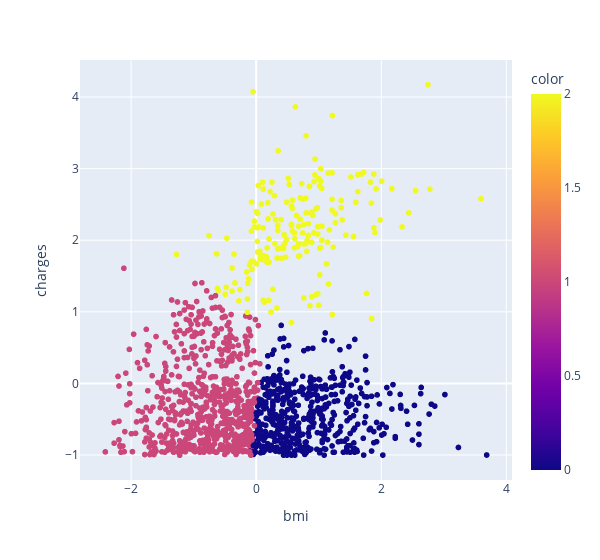

Notebook code cell kept with this figure:
### Code cell
px.scatter(data_frame=df_X, x = 'bmi', y = 'charges',
           width = 600,color = predictions)

### Figure 1 — Plotly figure (JSON) as saved in the notebook; plotly's stock layout.template omitted (floating-point values rounded to 4 significant figures; data arrays with more than 128 entries replaced by an {"elided": "..."} marker saying what was removed)
{"data": [{"hovertemplate": "bmi=%{x}<br>charges=%{y}<br>color=%{marker.color}<extra></extra>", "legendgroup": "", "marker": {"color": {"elided": "1338 int values"}, "coloraxis": "coloraxis", "symbol": "circle"}, "mode": "markers", "name": "", "showlegend": false, "type": "scattergl", "x": {"elided": "1338 float values"}, "xaxis": "x", "y": {"elided": "1338 float values"}, "yaxis": "y"}], "layout": {"coloraxis": {"colorbar": {"title": {"text": "color"}}, "colorscale": [[0, "#0d0887"], [0.1111, "#46039f"], [0.2222, "#7201a8"], [0.3333, "#9c179e"], [0.4444, "#bd3786"], [0.5556, "#d8576b"], [0.6667, "#ed7953"], [0.7778, "#fb9f3a"], [0.8889, "#fdca26"], [1, "#f0f921"]]}, "legend": {"tracegroupgap": 0}, "margin": {"t": 60}, "width": 600, "xaxis": {"anchor": "y", "domain": [0, 1], "title": {"text": "bmi"}}, "yaxis": {"anchor": "x", "domain": [0, 1], "title": {"text": "charges"}}}}
